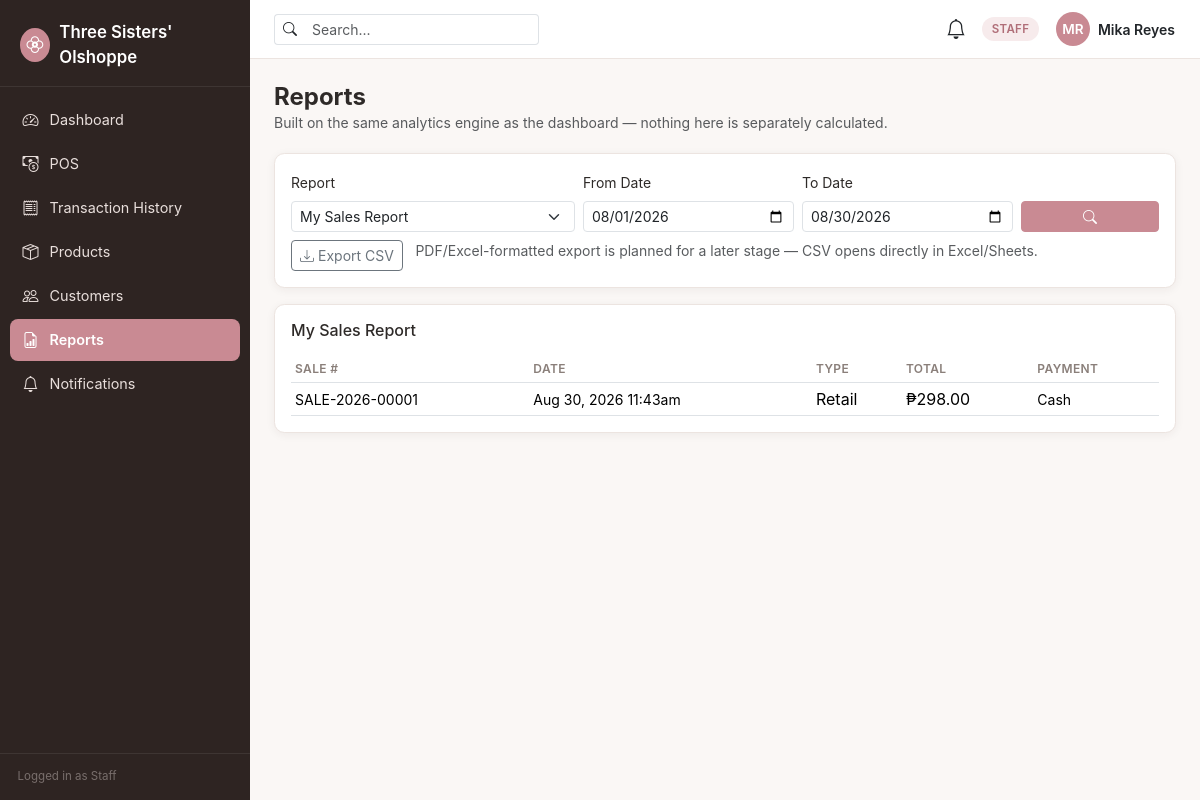
Page /reports/index.php (signed in) on the committed database.
### tables this page shows
CREATE TABLE sales (
    id              BIGINT UNSIGNED AUTO_INCREMENT PRIMARY KEY,
    order_id        BIGINT UNSIGNED NOT NULL UNIQUE,
    sale_number     VARCHAR(30) NOT NULL UNIQUE,        
    cashier_id      INT UNSIGNED NOT NULL,
    customer_type   ENUM('retail','reseller') NOT NULL,
    status          ENUM('completed','voided') NOT NULL DEFAULT 'completed',
    created_at      TIMESTAMP NOT NULL DEFAULT CURRENT_TIMESTAMP,
    FOREIGN KEY (order_id) REFERENCES orders(id) ON DELETE CASCADE,
    FOREIGN KEY (cashier_id) REFERENCES users(id),
    INDEX idx_sales_cashier (cashier_id),
    INDEX idx_sales_customer_type (customer_type)
);

CREATE TABLE orders (
    id              BIGINT UNSIGNED AUTO_INCREMENT PRIMARY KEY,
    order_number    VARCHAR(30) NOT NULL UNIQUE,
    channel         ENUM('physical','reseller','tiktok') NOT NULL,
    customer_id     INT UNSIGNED NULL,
    reseller_id     INT UNSIGNED NULL,
    status          ENUM('pending','confirmed','preparing','ready','shipped','completed','cancelled','returned') NOT NULL DEFAULT 'pending',
    subtotal        DECIMAL(10,2) NOT NULL DEFAULT 0.00,
    discount_amount DECIMAL(10,2) NOT NULL DEFAULT 0.00,
    total_amount    DECIMAL(10,2) NOT NULL DEFAULT 0.00,
    placed_by       INT UNSIGNED NULL,           
    created_at      TIMESTAMP NOT NULL DEFAULT CURRENT_TIMESTAMP,
    updated_at      TIMESTAMP NOT NULL DEFAULT CURRENT_TIMESTAMP ON UPDATE CURRENT_TIMESTAMP,
    FOREIGN KEY (customer_id) REFERENCES customers(id) ON DELETE SET NULL,
    FOREIGN KEY (reseller_id) REFERENCES resellers(id) ON DELETE SET NULL,
    FOREIGN KEY (placed_by) REFERENCES users(id) ON DELETE SET NULL,
    INDEX idx_orders_channel (channel),
    INDEX idx_orders_status (status),
    INDEX idx_orders_created (created_at)
);

CREATE TABLE payments (
    id                  BIGINT UNSIGNED AUTO_INCREMENT PRIMARY KEY,
    order_id            BIGINT UNSIGNED NOT NULL,
    payment_method      ENUM('cash','gcash','bank_transfer') NOT NULL,
    amount              DECIMAL(10,2) NOT NULL,
    reference_number    VARCHAR(100) NULL,
    status              ENUM('pending','verified','rejected') NOT NULL DEFAULT 'pending',
    verified_by         INT UNSIGNED NULL,
    verified_at         DATETIME NULL,
    created_at          TIMESTAMP NOT NULL DEFAULT CURRENT_TIMESTAMP,
    FOREIGN KEY (order_id) REFERENCES orders(id) ON DELETE CASCADE,
    FOREIGN KEY (verified_by) REFERENCES users(id) ON DELETE SET NULL,
    INDEX idx_payments_status (status),
    INDEX idx_payments_method (payment_method)
);

### config/permissions.php (called while the page is built, shortened)
<?php
function can(string $permissionCode): bool
{
    return in_array($permissionCode, $_SESSION['permissions'] ?? [], true);
}

### core/OrderService.php (called while the page is built, shortened)
<?php
final class OrderService
{
    public static function transactionHistory(array $filters, int $page = 1, ?int $restrictToCashierId = null): array
    {
        $where = ['1=1'];
        $params = [];
        if ($restrictToCashierId !== null) {
            $where[] = 's.cashier_id = :cashier_id';
            $params['cashier_id'] = $restrictToCashierId;
        }
        if (!empty($filters['date_from'])) {
            $where[] = 'DATE(s.created_at) >= :date_from';
            $params['date_from'] = $filters['date_from'];
        }
        if (!empty($filters['date_to'])) {
            $where[] = 'DATE(s.created_at) <= :date_to';
            $params['date_to'] = $filters['date_to'];
        }
        $whereSql = implode(' AND ', $where);
        $page = max(1, $page);
        $offset = ($page - 1) * self::PER_PAGE;
        $baseFrom = 'FROM sales s
             JOIN orders o ON o.id = s.order_id
             JOIN users u ON u.id = s.cashier_id
             LEFT JOIN customers c ON c.id = o.customer_id
             LEFT JOIN resellers r ON r.id = o.reseller_id
             LEFT JOIN payments p ON p.order_id = o.id';
        $countStmt = db()->prepare("SELECT COUNT(*) $baseFrom WHERE $whereSql");
        $countStmt->execute($params);
        $total = (int) $countStmt->fetchColumn();
        $sql = "SELECT s.id AS sale_id, s.sale_number, s.customer_type, s.created_at,
                       o.id AS order_id, o.order_number, o.channel, o.status AS order_status, o.total_amount,
                       u.full_name AS cashier_name,
                       c.full_name AS customer_name, r.full_name AS reseller_name,
                       p.payment_method, p.status AS payment_status
                $baseFrom
                WHERE $whereSql
                ORDER BY s.created_at DESC
                LIMIT " . self::PER_PAGE . " OFFSET $offset";
        $stmt = db()->prepare($sql);
        $stmt->execute($params);
        return [
            'items' => $stmt->fetchAll(),
            'total' => $total,
            'page' => $page,
            'pages' => max(1, (int) ceil($total / self::PER_PAGE)),
        ];
    }
}

### config/database.php (called while the page is built, shortened)
<?php
function db(): PDO
{
    static $pdo = null;
    if ($pdo instanceof PDO) {
        return $pdo;
    }
    $host = getenv('DB_HOST') ?: '127.0.0.1';
    $port = getenv('DB_PORT') ?: '3306';
    $name = getenv('DB_NAME') ?: 'three_sisters';
    $user = getenv('DB_USER') ?: 'root';
    $pass = getenv('DB_PASS') ?: '';
    $charset = 'utf8mb4';
    $dsn = "mysql:host={$host};port={$port};dbname={$name};charset={$charset}";
    $options = [
        PDO::ATTR_ERRMODE            => PDO::ERRMODE_EXCEPTION,
        PDO::ATTR_DEFAULT_FETCH_MODE => PDO::FETCH_ASSOC,
        PDO::ATTR_EMULATE_PREPARES   => false,
    ];
    try {
        $pdo = new PDO($dsn, $user, $pass, $options);
    } catch (PDOException $e) {
        error_log('[DB CONNECTION ERROR] ' . $e->getMessage());
        http_response_code(500);
        die('A system error occurred. Please try again later or contact the administrator.');
    }
    return $pdo;
}

### reports/index.php (the view, shortened to what this page needs)
<?php
$isFullReports = can('reports.generate');
$dateFrom = ($_GET['date_from'] ?? '') ?: date('Y-m-d', strtotime('-29 days'));
$dateTo = ($_GET['date_to'] ?? '') ?: date('Y-m-d');
$allowedReports = $isFullReports
    ? ['sales' => 'Sales Report', 'inventory' => 'Inventory Report', 'top_products' => 'Product Report (Top SKU)', 'expiration' => 'Expiration Report']
    : ['my_sales' => 'My Sales Report'];
$report = array_key_exists($_GET['report'] ?? '', $allowedReports) ? $_GET['report'] : array_key_first($allowedReports);
$filters = ['date_from' => $dateFrom, 'date_to' => $dateTo];
$salesSeries = $inventoryRows = $topSkuRows = $expirationRows = $mySalesRows = [];
if ($report === 'my_sales') $mySalesRows = OrderService::transactionHistory($filters, max(1, (int) ($_GET['page'] ?? 1)), (int) $_SESSION['user_id'])['items'];
require __DIR__ . '/../components/header.php';
?>
<div class="page-header">
    <h1 class="page-title h4 mb-0">Reports</h1>
    <p class="text-muted mb-0 small">Built on the same analytics engine as the dashboard — nothing here is separately calculated.</p>
</div>
<div class="ts-card p-3 mb-3">
    <form method="GET" class="row g-2 align-items-end">
        <div class="col-md-4">
            <label class="form-label small">Report</label>
            <select name="report" class="form-select form-select-sm" onchange="this.form.submit()">
                <?php foreach ($allowedReports as $key => $label): ?>
                    <option value="<?= $key ?>" <?= $report === $key ? 'selected' : '' ?>><?= htmlspecialchars($label) ?></option>
                <?php endforeach; ?>
            </select>
        </div>
        <div class="col-md-3">
            <label class="form-label small">From Date</label>
            <input type="date" name="date_from" class="form-control form-control-sm" value="<?= htmlspecialchars($dateFrom) ?>">
        </div>
        <div class="col-md-3">
            <label class="form-label small">To Date</label>
            <input type="date" name="date_to" class="form-control form-control-sm" value="<?= htmlspecialchars($dateTo) ?>">
        </div>
        <div class="col-md-2 d-flex gap-2">
            <button type="submit" class="btn btn-primary btn-sm w-100"><i class="bi bi-search"></i></button>
        </div>
    </form>
    <a href="?<?= http_build_query(array_merge($_GET, ['export' => 'csv'])) ?>" class="btn btn-outline-secondary btn-sm mt-2"><i class="bi bi-download me-1"></i>Export CSV</a>
    <span class="text-muted small ms-2">PDF/Excel-formatted export is planned for a later stage — CSV opens directly in Excel/Sheets.</span>
</div>
<div class="ts-card p-3">
    <?php if ($report === 'sales'): ?>
        <h2 class="h6 mb-3">Sales Report — <?= htmlspecialchars($dateFrom) ?> to <?= htmlspecialchars($dateTo) ?></h2>
        <?php if (!$salesSeries): ?>
            <div class="empty-state py-4"><i class="bi bi-graph-up"></i><p class="mb-0">No sales data for this period.</p></div>
        <?php else: ?>
            <div class="table-responsive"><table class="table table-sm align-middle mb-0">
                <thead><tr><th>Date</th><th>Revenue</th><th>Transactions</th></tr></thead>
                <tbody><?php foreach ($salesSeries as $r): ?>
                    <tr><td><?= htmlspecialchars($r['period']) ?></td><td>₱<?= number_format($r['revenue'], 2) ?></td><td><?= $r['transactions'] ?></td></tr>
                <?php endforeach; ?></tbody>
            </table></div>
        <?php endif; ?>
    <?php elseif ($report === 'my_sales'): ?>
        <h2 class="h6 mb-3">My Sales Report</h2>
        <?php if (!$mySalesRows): ?>
            <div class="empty-state py-4"><i class="bi bi-receipt"></i><p class="mb-0">No sales recorded in this period.</p></div>
        <?php else: ?>
            <div class="table-responsive"><table class="table table-sm align-middle mb-0">
                <thead><tr><th>Sale #</th><th>Date</th><th>Type</th><th>Total</th><th>Payment</th></tr></thead>
                <tbody><?php foreach ($mySalesRows as $r): ?>
                    <tr><td class="small"><?= htmlspecialchars($r['sale_number']) ?></td><td class="small"><?= htmlspecialchars(date('M j, Y g:ia', strtotime($r['created_at']))) ?></td>
                        <td><?= ucfirst($r['customer_type']) ?></td><td>₱<?= number_format((float) $r['total_amount'], 2) ?></td>
                        <td class="small"><?= htmlspecialchars(str_replace('_', ' ', ucfirst($r['payment_method'] ?? '—'))) ?></td></tr>
                <?php endforeach; ?></tbody>
            </table></div>
        <?php endif; ?>
    <?php endif; ?>
</div>
<?php require __DIR__ . '/../components/footer.php'; ?>

### assets/css/style.css (style rules this page uses)
:root { --ts-font-heading: 'Poppins', -apple-system, 'Segoe UI', Roboto, 'Helvetica Neue', Arial, sans-serif; --ts-font-body: 'Inter', -apple-system, 'Segoe UI', Roboto, 'Helvetica Neue', Arial, sans-serif; --ts-bg: #FAF7F5; --ts-surface: #FFFFFF; --ts-text: #2E2A28; --ts-text-muted: #8A7F7A; --ts-border: #ECE4E0; --ts-accent: #C98A93; --ts-accent-dark: #B06E78; --ts-accent-tint: #F7EBEC; --ts-sidebar-bg: #2E2422; --ts-sidebar-text: #E9DFDC; --ts-sidebar-active: #C98A93; --ts-success: #3E8E5A; --ts-success-bg: #E7F5EC; --ts-warning: #B98A2E; --ts-warning-bg: #FBF1DF; --ts-danger: #C0473F; --ts-danger-bg: #FBEAE8; --ts-info: #3E7CB1; --ts-info-bg: #E8F1FA; --ts-radius: 0.65rem; --ts-shadow: 0 2px 10px rgba(46, 34, 28, 0.06); --ts-shadow-lg: 0 8px 28px rgba(46, 34, 28, 0.10); --bs-body-font-family: var(--ts-font-body); }
body { background-color: var(--ts-bg); color: var(--ts-text); font-family: var(--ts-font-body); }
h1, h2, h3, h4, h5, h6, .brand-font { font-family: var(--ts-font-heading); color: var(--ts-text); }
a { color: var(--ts-accent-dark); }
.btn-primary { background-color: var(--ts-accent); border-color: var(--ts-accent); color: #fff; }
.page-header { margin-bottom: 1.25rem; }
.page-header .page-title { font-weight: 700; margin-bottom: 0.15rem; }
.card, .ts-card { background: var(--ts-surface); border: 1px solid var(--ts-border); border-radius: var(--ts-radius); box-shadow: var(--ts-shadow); }
.table thead th { font-size: 0.75rem; text-transform: uppercase; letter-spacing: 0.03em; color: var(--ts-text-muted); border-bottom-width: 1px; font-weight: 600; }
.table td { vertical-align: middle; }

### rows in the picture
sales: sale_number "SALE-2026-00001", created_at "Aug 30, 2026 11:43am", customer_type "Retail", order.total_amount "298.00", payments.payment_method "Cash"

### other values in the picture
APP_NAME "Three Sisters' Olshoppe"
$item['label'] "Dashboard"
$item['label'] "POS"
$item['label'] "Transaction History"
$item['label'] "Products"
$item['label'] "Customers"
$item['label'] "Reports"
$item['label'] "Notifications"
$_SESSION['role'] "Staff"
$_SESSION['role'] "STAFF"
$initials "MR"
$_SESSION['full_name'] "Mika Reyes"
form field report "My Sales Report"
